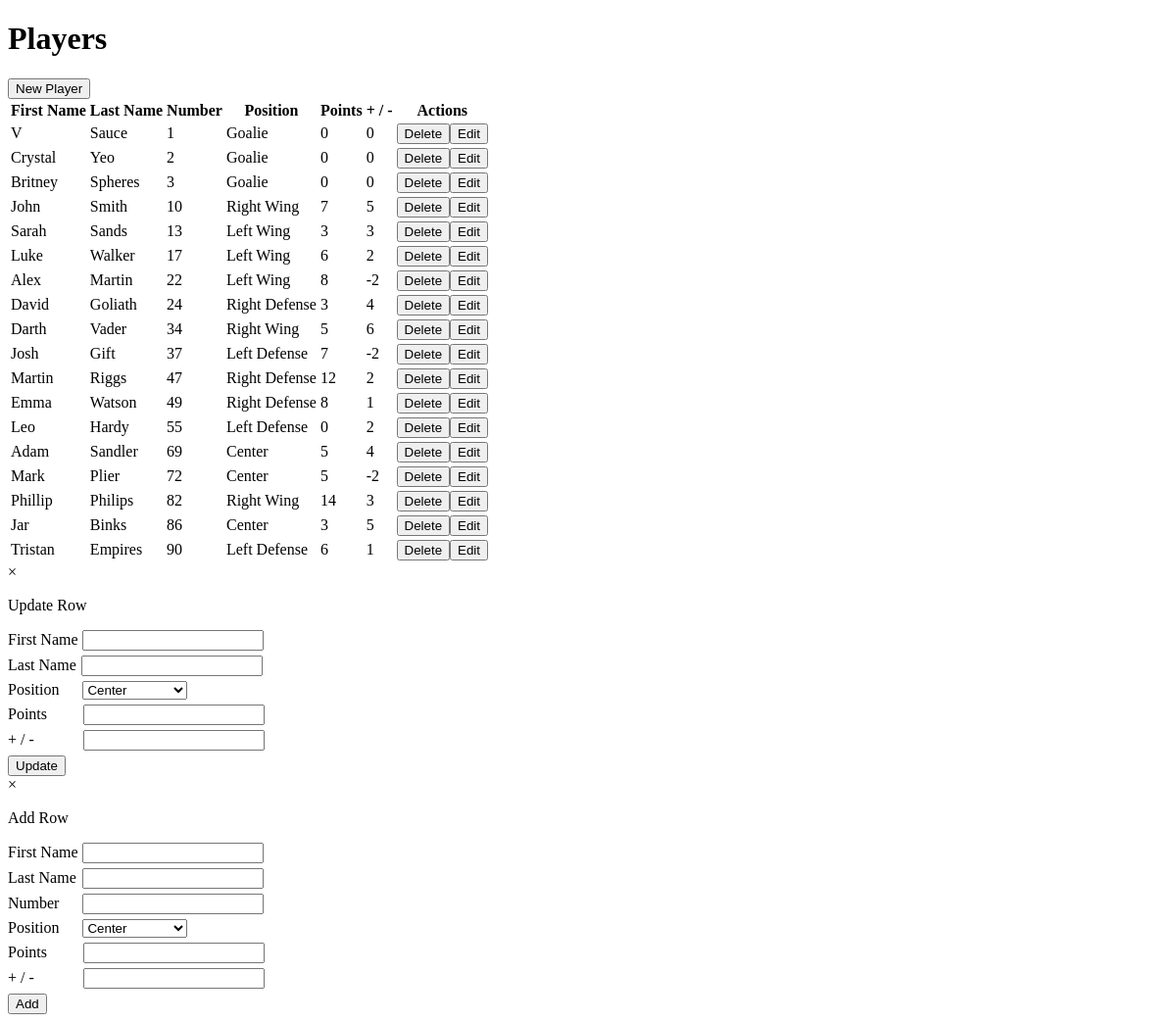
The app's page /pages/playerManagement.php, older data.
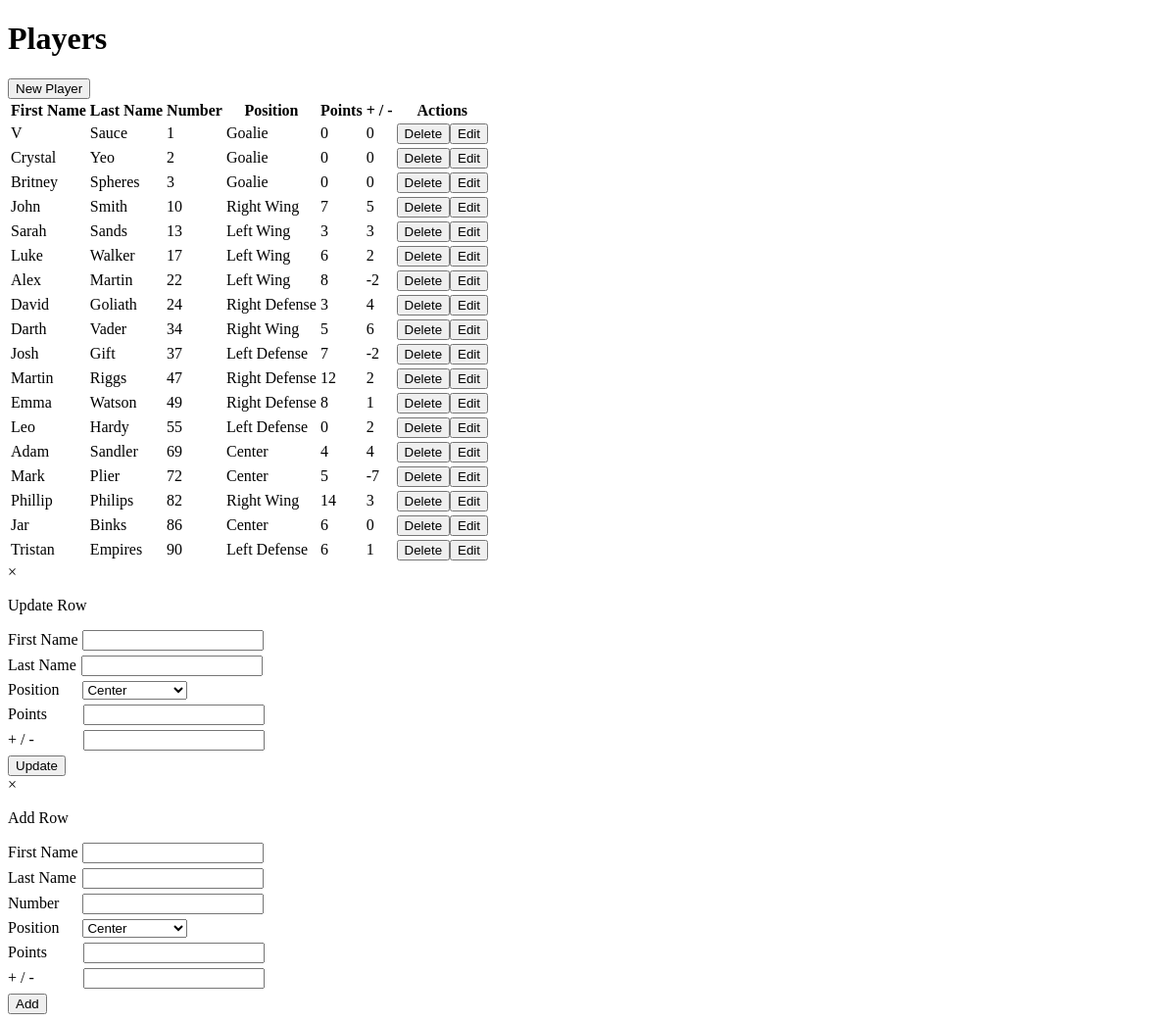
The same page, newer data.
### tables this page shows
CREATE TABLE players ( 
first_name varchar(32) NOT NULL,
last_name varchar(32) NOT NULL,
position varchar(32) NOT NULL,
number int(3) NOT NULL,
points int(3) NOT NULL,
plus_minus int(11) NOT NULL,
PRIMARY KEY (`number`) );

### pages/playerManagement.php (the view, shortened to what this page needs)
<!DOCTYPE html>
<?php
$servername = env('servername');
$username = env("username");
$password = env("password");
$dbname = env("dbname");
$conn = new mysqli($servername, $username, $password, $dbname);
?>
<html>
<head>
</head>
<body>
    <h1>Players</h1>
    <button id = addPlayer onclick="addModal()">New Player</button>
    <br>
    <?php
    $sql = "SELECT * FROM players";
    $result = $conn->query($sql);
    if ($result->num_rows > 0) {
        echo "<table id=players><thead><tr><th>First Name</th><th>Last Name</th><th>Number</th><th>Position</th><th>Points</th><th> + / - </th><th>Actions</th></tr></thead><tbody>";
        while ($row = $result->fetch_assoc()) {
            echo "<tr><td>" . $row['first_name'] . "</td><td>" . $row['last_name'] . "</td><td>" . $row['number'] . "</td><td>" . $row['position'] . "</td><td>" . $row['points'] . "</td><td>" . $row['plus_minus'] . "</td><td><button onClick='deletePlayer(" . $row['number'] . ")'>Delete</button><button class = leftMarginBtn onClick='editModal(" . $row['number'] . ")'>Edit</button></td></tr>";
        }
        echo "</tbody></table>";
    } else {
        echo "\nError: " . $conn->error;
    }
    ?>
    <div id="myModal" class="modal">
        <div class="modal-content">
            <span class="close">&times;</span>
            <p id=status>Update Row</p>
            <label>First Name</label>
            <input id='firstName' style = "margin:0px 0px 5px 0px" type='text'></input><br>
            <label>Last Name</label>
            <input id='lastName' style = "margin:0px 0px 5px 1px" type='text'></input><br>
            <label>Position</label>
            <select id='position' style = "margin:0px 0px 5px 20px" type='text'>
        <option value="Center">Center</option>
        </select><br>
            <label>Points</label>
            <input id='points' style = "margin:0px 0px 5px 33px" type='text'></input><br>
            <label>+ / -</label>
            <input id='plusMinus' style = "margin:0px 0px 5px 46px" type='text'></input><br>
            <button id=updateBtn onclick="edit()">Update</button>
        </div>
    </div>
    <div id="myAddModal" class="addModal">
        <div class="addModal-content">
            <span class="close">&times;</span>
            <p id=addStatus>Add Row</p>
            <label>First Name</label>
            <input id='addFirstName'  style = "margin:0px 0px 5px 0px" type='text'></input><br>
            <label>Last Name</label>
            <input id='addLastName'  style = "margin:0px 0px 5px 2px" type='text'></input><br>
            <label>Number</label>
            <input id='addId'   style = "margin:0px 0px 5px 20px"type='number'></input><br>
            <label>Position</label>
            <select id='addPosition' style = "margin:0px 0px 5px 20px" type='text'>
        <option value="Center">Center</option>
        </select><br>
            <label>Points</label>
            <input id='addPoints' style = "margin:0px 0px 5px 33px" type='number'></input><br>
            <label>+ / -</label>
            <input  id='addPlusMinus' style = "margin:0px 0px 5px 46px" type='number'></input><br>
            <button id=addBtn onclick="add()">Add</button>
        </div>
    </div>
</body>
</html>

Row changes from the older to the newer data that the page shows:
changed players "Adam": points "5" → "4"
changed players "Mark": plus_minus "-2" → "-7"
changed players "Jar": points "3" → "6"; plus_minus "5" → "0"
